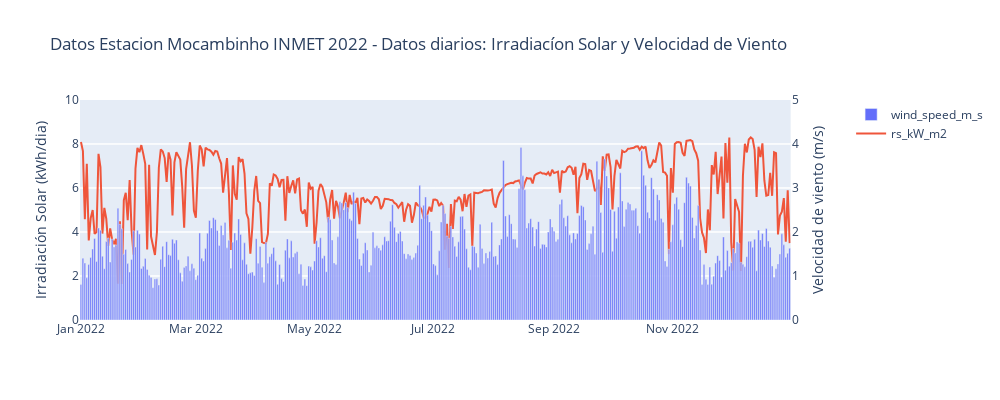

The notebook cell this image was saved under:
### Code cell
#plot selected data (ver columnas de df_d)
av.plot_climate_data(df_d,selected_data1 = 'rs_kW_m2', selected_data2 = 'wind_speed_m_s' )

### Figure 1 — Plotly figure (JSON) as saved in the notebook; plotly's stock layout.template omitted (floating-point values rounded to 4 significant figures; data arrays with more than 128 entries replaced by an {"elided": "..."} marker saying what was removed)
{"data": [{"name": "wind_speed_m_s", "type": "bar", "x": {"elided": "365 str values"}, "xaxis": "x", "y": {"elided": "365 float values"}, "yaxis": "y2"}, {"name": "rs_kW_m2", "type": "scatter", "x": {"elided": "365 str values"}, "y": {"elided": "365 float values"}}], "layout": {"height": 400, "title": {"text": "Datos Estacion Mocambinho INMET 2022 - Datos diarios: Irradiacíon Solar y Velocidad de Viento"}, "width": 1000, "xaxis": {"anchor": "y", "domain": [0, 0.94]}, "yaxis": {"anchor": "x", "domain": [0, 1], "range": [0, 10], "title": {"text": "Irradiación Solar (kWh/dia)"}}, "yaxis2": {"anchor": "x", "overlaying": "y", "range": [0, 5], "side": "right", "title": {"text": "Velocidad de viento (m/s)"}}}}
